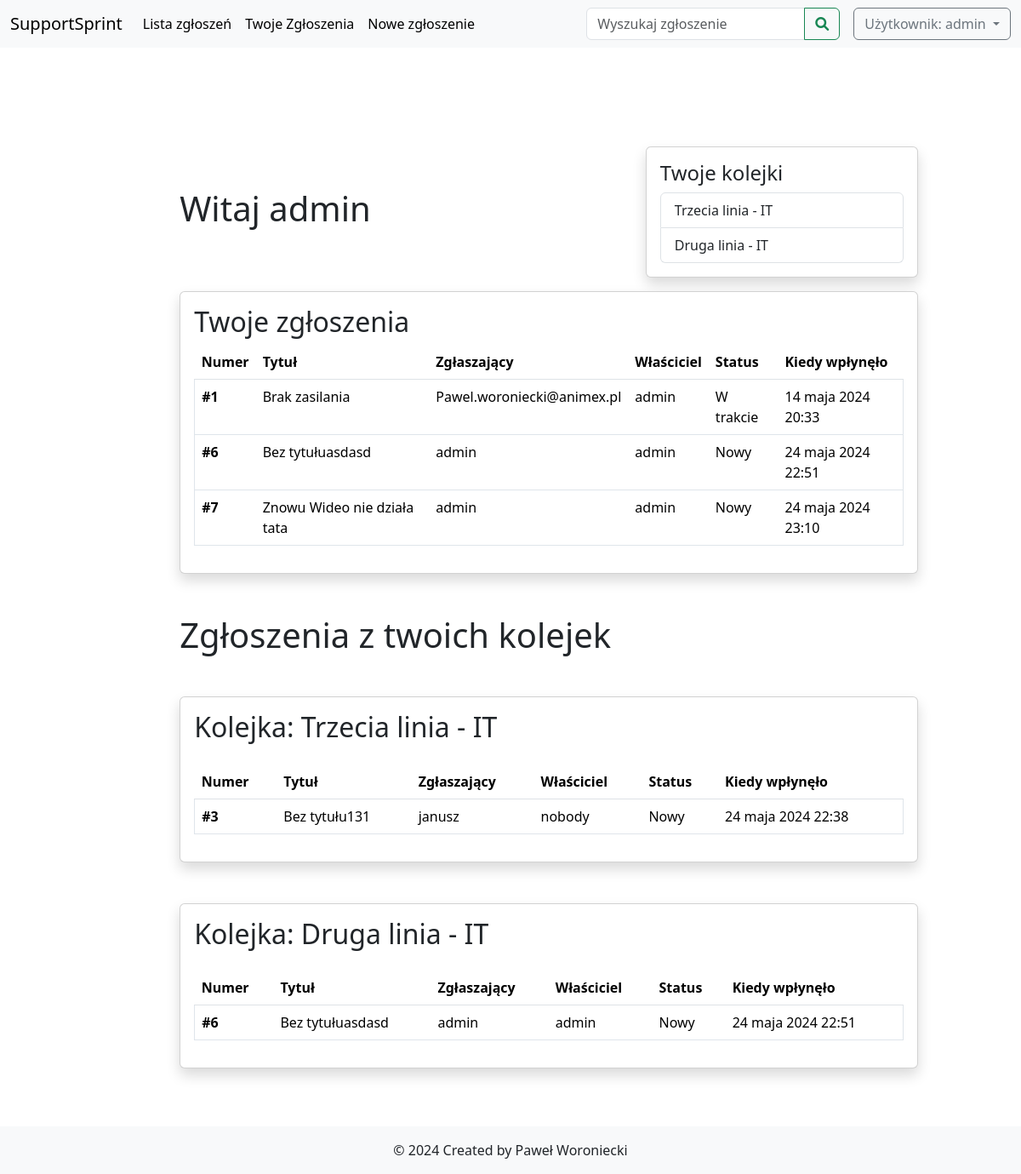
The app's page / (signed in), older data.
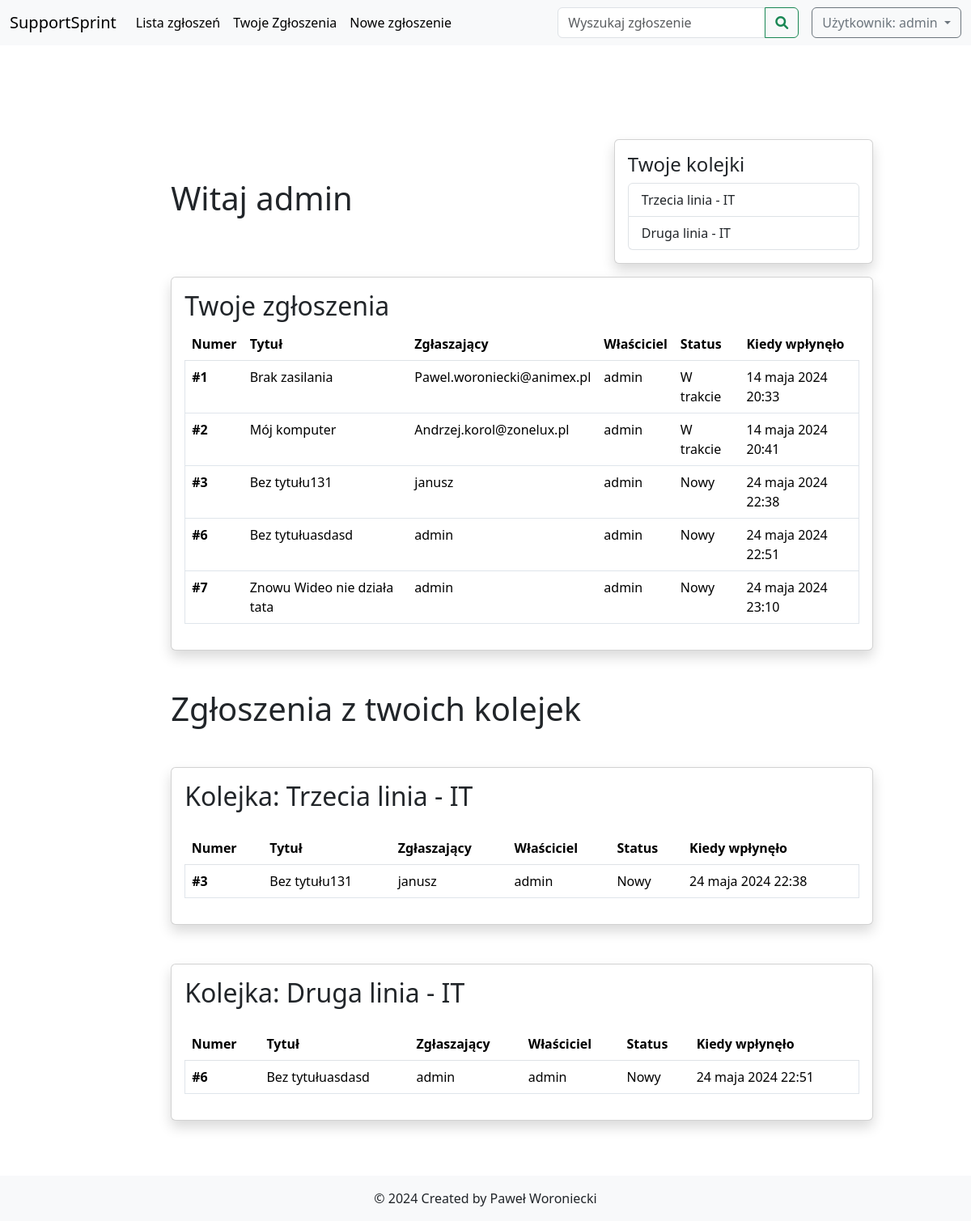
The same page, newer data.
### deskhelp/models.py (models this page shows, shortened)
class Queue(models.Model):
    name = models.CharField(max_length=100)
    department = models.ForeignKey(Department, on_delete=models.CASCADE)
    users = models.ManyToManyField(User, related_name='queues')
    def __str__(self):
        return f"{self.name} - {self.department.name}"

class Department(models.Model):
    name = models.CharField(max_length=100)
    users = models.ForeignKey(User , on_delete=models.CASCADE, null=True)

class Ticket(models.Model):
    class Status(models.TextChoices):
        NOWY = 'Nowy', _('Nowy')
        W_TRAKCIE = 'W trakcie', _('W trakcie')
        ZAKONCZONY = 'Zakończony', _('Zakończony')
        ZAMKNIETY = 'Zamknięty', _('Zamknięty')
        ODRZUCONY = 'Odrzucony', _('Odrzucony')
        ZAMROZONY = 'Zamrożony', _('Zamrożony')
        NIEAKTYWNY = 'Nieaktywny', _('Nieaktywny')
    title = models.TextField(
        default='Bez tytułu',
        verbose_name='Tytuł zgłoszenia',
        null=False
    )
    reporter = models.CharField(
        max_length=50,
        verbose_name='Zgłaszający'
    )
    content = models.TextField(
        verbose_name='Treść',
        max_length=10000,
        null=False
    )
    owner = models.ForeignKey(
        User,
        blank=True,
        null=True,
        on_delete=models.CASCADE
    )
    status = models.CharField(
        max_length=20,
        choices=Status.choices,
        default=Status.NOWY
    )
    queue = models.ForeignKey(Queue,
                               on_delete=models.CASCADE,
                                 default=1,
                                 verbose_name='Kolejka')
    created_at = models.DateTimeField(auto_now_add=True)
    updated_at = models.DateTimeField(auto_now=True)

### deskhelp/views.py (the view)
# urls.py: path("", MainDeskView.as_view(), name='home'),
class MainDeskView(FormView):
    template_name = 'desk_main.html'
    def get(self, request, *args, **kwargs):
        tickets = Ticket.objects.filter(
            owner=request.user
        ).exclude(
            status__in=[Ticket.Status.ZAMKNIETY, Ticket.Status.ODRZUCONY]
        )
        queues = get_user_queues(request.user)
        queues_tickets = {}
        for queue in queues:
            queues_tickets[queue] = Ticket.objects.filter(
                queue=queue
            ).exclude(
                status__in=[Ticket.Status.ZAMKNIETY, Ticket.Status.ODRZUCONY]
            )
        return render(
            request,
            self.template_name,
            {
                'tickets': tickets,
                'queues': queues,
                'queues_tickets': queues_tickets
            }
        )

### deskhelp/views.py (called while the page is built)
def get_user_queues(user):
    if user.is_authenticated:
        return Queue.objects.filter(users=user)
    return []

### deskhelp/templates/desk_main.html (shortened to what this page needs)
{% extends 'base.html'%}
{% block search_form%}
<form
name="search_form"
method="post"
action="{% url 'search_tickets' %}"
class="d-flex ms-auto me-3"
>
<div class="input-group">
  <input
    class="form-control"
    type="text"
    name="fraze"
    placeholder="Wyszukaj zgłoszenie"
    aria-label="Search"
  />
  <button class="btn btn-outline-success" type="submit">
    <i class="fas fa-search"></i>
  </button>
</div>
</form>
{% endblock %}
{% block content %}
<div class="welcome-header">
  <h2 class="h1">Witaj {{ user.username }}</h2>
  <div class="queues card shadow col-3">
    <div class="card-body">
      <h4 class="card-title">Twoje kolejki</h4>
      {% if queues %}
      <ul class="list-group">
        {% for queue in queues %}
        <li class="list-group-item">{{ queue }}</li>
        {% endfor %}
      </ul>
      {% else %}
      <p>Nie masz żadnych przypisanych kolejek.</p>
      {% endif %}
    </div>
  </div>
</div>
<div class="card shadow mt-3 mb-5">
  <div class="card-body">
    <div class="col-md-12">
      <h2 class="card-title">Twoje zgłoszenia</h2>
      <table class="table">
        <thead>
          <tr>
            <th scope="col">Numer</th>
            <th scope="col">Tytuł</th>
            <th scope="col">Zgłaszający</th>
            <th scope="col">Właściciel</th>
            <th scope="col">Status</th>
            <th scope="col">Kiedy wpłynęło</th>
          </tr>
        </thead>
        <tbody>
          {% for ticket in tickets %}
          <tr
            class="ticket"
            onclick="window.location.href='{% url 'ticket_details' ticket.id %}'"
          >
            <th scope="row">#{{ ticket.id }}</th>
            <td>{{ ticket.title }}</td>
            <td>{{ ticket.reporter }}</td>
            <td>{{ ticket.owner }}</td>
            <td>{{ ticket.status }}</td>
            <td>{{ ticket.created_at }}</td>
          </tr>
          {% endfor %}
        </tbody>
      </table>
    </div>
  </div>
</div>
<h2 class="h1 mb-5">Zgłoszenia z twoich kolejek</h2>
{% for queue,tickets in queues_tickets.items %}
<div class="card shadow mt-3 mb-5 tickets">
  <div class="card-body">
    <div class="col-md-12">
      <h2 class="mb-4">Kolejka: {{queue}}</h2>
      <table class="table">
        <thead>
          <tr>
            <th scope="col">Numer</th>
            <th scope="col">Tytuł</th>
            <th scope="col">Zgłaszający</th>
            <th scope="col">Właściciel</th>
            <th scope="col">Status</th>
            <th scope="col">Kiedy wpłynęło</th>
          </tr>
        </thead>
        <tbody>
          {% for ticket in tickets %}
          <tr
            class="ticket"
            onclick="window.location.href='{% url 'ticket_details' ticket.id %}'"
          >
            <th scope="row">#{{ ticket.id }}</th>
            <td>{{ ticket.title }}</td>
            <td>{{ ticket.reporter }}</td>
            <td>{{ ticket.owner }}</td>
            <td>{{ ticket.status }}</td>
            <td>{{ ticket.created_at }}</td>
          </tr>
          {% endfor %}
        </tbody>
      </table>
    </div>
  </div>
</div>
{% endfor %} {% endblock %}

Row changes from the older to the newer data that the page shows:
now on this page (row edited): Ticket: id "2", title "Mój komputer", reporter "Andrzej.korol@zonelux.pl", owner "admin", status "W trakcie", created_at "14 maja 2024 20:41", shown under "Twoje zgłoszenia"
now on one of the page's lists (row edited): Ticket: id "3", title "Bez tytułu131", reporter "janusz", owner "admin", status "Nowy", created_at "24 maja 2024 22:38"
changed Ticket "Bez tytułu131": owner "nobody" → "admin"
